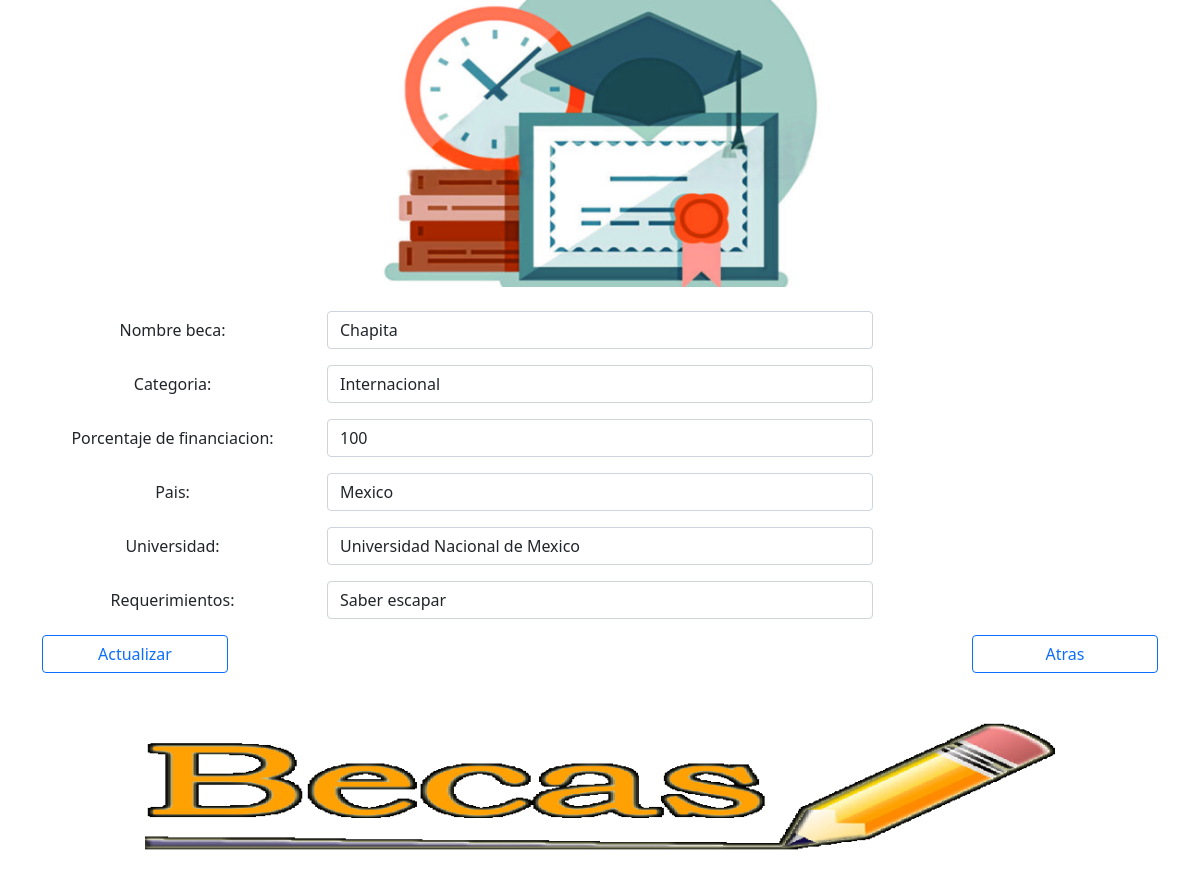
The page /editarbeca/7 on the database its author committed.
### beca/models.py (models this page shows)
class Beca(models.Model):
    id = models.AutoField(primary_key=True)
    Categoria = models.CharField(max_length=100)
    Nombre = models.CharField(max_length=100)
    Porcentaje_F = models.IntegerField(max_length=100)
    Pais = models.CharField(max_length=100)
    Universidad = models.CharField(max_length=100)
    Requirimientos = models.CharField(max_length=100)
    Popularidad = models.IntegerField(max_length=100)

### beca/views.py (the view)
# urls.py: path('editarbeca/<int:id>', views.editarbecaget,name="editarbeca"),
def editarbecaget(request,id):
    beca = Beca.objects.get(id=id)
    return render(request,'editar.html', {"beca": beca})

### beca/templates/editar.html (shortened to what this page needs)
<!DOCTYPE html>
{% load static %}
<html lang="en">
    <head>
    <link href="https://cdn.jsdelivr.net/npm/bootstrap@5.1.3/dist/css/bootstrap.min.css" rel="stylesheet">
  </head>
  <body>
    <div class="container text-center">
        <div class="container mb-4 text-center">
            <img src="{% static 'imagenes/beca.jpg' %}" class="img-fluid col-6" alt="ImgBeca">
        </div>
    <form action="/editarbecaput/{{ beca.id }}" method="POST"> {% csrf_token %}
            <div class="row mb-3">
                <label for="inputEmail3" class="col-sm-3 col-form-label">Nombre beca:</label>
                <div class="col-sm-6">
                    <input class="form-control" name="TxNombre" type="text" value="{{ beca.Nombre }}" aria-label="Disabled input example"  >
                </div>
            </div>
            <div class="row mb-3">
                <label for="inputEmail3" class="col-sm-3 col-form-label">Categoria:</label>
                <div class="col-sm-6">
                    <input class="form-control" name="TxCategoria" type="text" value="{{ beca.Categoria }}" aria-label="Disabled input example"  >
                </div>
            </div>
            <div class="row mb-3">
                <label for="inputEmail3" class="col-sm-3 col-form-label">Porcentaje de financiacion:</label>
                <div class="col-sm-6">
                    <input class="form-control" name="Porcentaje_F" type="text" value="{{ beca.Porcentaje_F }}" aria-label="Disabled input example"  >
                </div>
            </div>
            <div class="row mb-3">
                <label for="inputEmail3" class="col-sm-3 col-form-label">Pais:</label>
                <div class="col-sm-6">
                    <input class="form-control" name="Pais" type="text" value="{{ beca.Pais }}" aria-label="Disabled input example"  >
                </div>
            </div>
            <div class="row mb-3">
                <label for="inputEmail3" class="col-sm-3 col-form-label">Universidad:</label>
                <div class="col-sm-6">
                    <input class="form-control" name="Universidad" type="text" value="{{ beca.Universidad }}" aria-label="Disabled input example"  >
                </div>
            </div>
            <div class="row mb-3">
                <label for="inputEmail3" class="col-sm-3 col-form-label">Requerimientos:</label>
                <div class="col-sm-6">
                    <input class="form-control" name="Requerimientos" value="{{ beca.Requirimientos }}" aria-label="Disabled input example"  >
                </div>
            </div>
            <div class="container mb-5 text-center">
                <div class="row">
                <button  type="submit" class="btn btn-outline-primary col-2" > Actualizar </button>
                <div class="col-8"></div>
                <a class="btn btn-outline-primary col-2" href="{% url 'index'  %}"> Atras </a>
                </div>
            </div>
        </form>
        <div class="container mb-4 text-center">
            <img src="{% static 'imagenes/beca2.png' %}" class="img-fluid col-10" alt="ImgBeca">
        </div>
    </div>
</body>
</html>

### rows shown on the page
Beca: TxNombre "Chapita", TxCategoria "Internacional", Porcentaje_F "100", Pais "Mexico", Universidad "Universidad Nacional de Mexico", Requerimientos "Saber escapar"
